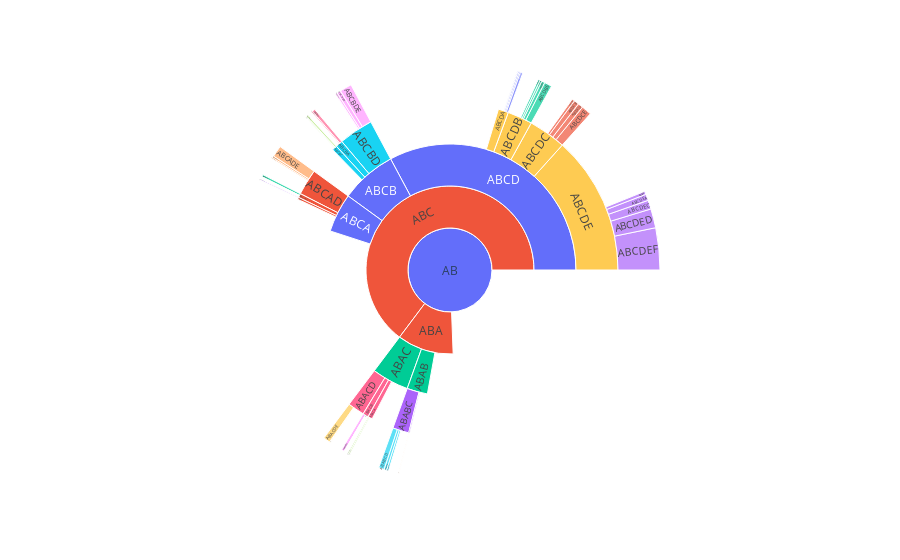

Notebook code cell kept with this figure:
### Code cell
import plotly.express as px


fig = px.sunburst(data,
    names="patterns",
    parents="prefixes",
    values="values",
    color = prefixes
)
fig.show()

### Figure 1 — Plotly figure (JSON) as saved in the notebook; plotly's stock layout.template omitted (floating-point values rounded to 4 significant figures)
{"data": [{"domain": {"x": [0, 1], "y": [0, 1]}, "hovertemplate": "patterns=%{label}<br>value=%{value}<br>prefixes=%{parent}<extra></extra>", "labels": ["AB", "ABA", "ABC", "ABAB", "ABABA", "ABABAB", "ABABAC", "ABABC", "ABABCA", "ABABCB", "ABABCD", "ABAC", "ABACA", "ABACAC", "ABACAB", "ABACAD", "ABACB", "ABACBA", "ABACBC", "ABACBD", "ABACD", "ABACDA", "ABACDC", "ABACDB", "ABACDE", "ABCA", "ABCAC", "ABCACA", "ABCACB", "ABCACD", "ABCAB", "ABCABA", "ABCABC", "ABCABD", "ABCAD", "ABCADA", "ABCADC", "ABCADB", "ABCADE", "ABCB", "ABCBA", "ABCBAC", "ABCBAB", "ABCBAD", "ABCBC", "ABCBCA", "ABCBCB", "ABCBCD", "ABCBD", "ABCBDA", "ABCBDC", "ABCBDB", "ABCBDE", "ABCD", "ABCDA", "ABCDAC", "ABCDAD", "ABCDAB", "ABCDAE", "ABCDC", "ABCDCA", "ABCDCD", "ABCDCB", "ABCDCE", "ABCDB", "ABCDBA", "ABCDBC", "ABCDBD", "ABCDBE", "ABCDE", "ABCDEA", "ABCDEC", "ABCDED", "ABCDEB", "ABCDEF"], "marker": {"colors": ["#636efa", "#EF553B", "#EF553B", "#00cc96", "#ab63fa", "#FFA15A", "#FFA15A", "#ab63fa", "#19d3f3", "#19d3f3", "#19d3f3", "#00cc96", "#FF6692", "#B6E880", "#B6E880", "#B6E880", "#FF6692", "#FF97FF", "#FF97FF", "#FF97FF", "#FF6692", "#FECB52", "#FECB52", "#FECB52", "#FECB52", "#636efa", "#EF553B", "#00cc96", "#00cc96", "#00cc96", "#EF553B", "#ab63fa", "#ab63fa", "#ab63fa", "#EF553B", "#FFA15A", "#FFA15A", "#FFA15A", "#FFA15A", "#636efa", "#19d3f3", "#FF6692", "#FF6692", "#FF6692", "#19d3f3", "#B6E880", "#B6E880", "#B6E880", "#19d3f3", "#FF97FF", "#FF97FF", "#FF97FF", "#FF97FF", "#636efa", "#FECB52", "#636efa", "#636efa", "#636efa", "#636efa", "#FECB52", "#EF553B", "#EF553B", "#EF553B", "#EF553B", "#FECB52", "#00cc96", "#00cc96", "#00cc96", "#00cc96", "#FECB52", "#ab63fa", "#ab63fa", "#ab63fa", "#ab63fa", "#ab63fa"]}, "name": "", "parents": ["", "AB", "AB", "ABA", "ABAB", "ABABA", "ABABA", "ABAB", "ABABC", "ABABC", "ABABC", "ABA", "ABAC", "ABACA", "ABACA", "ABACA", "ABAC", "ABACB", "ABACB", "ABACB", "ABAC", "ABACD", "ABACD", "ABACD", "ABACD", "ABC", "ABCA", "ABCAC", "ABCAC", "ABCAC", "ABCA", "ABCAB", "ABCAB", "ABCAB", "ABCA", "ABCAD", "ABCAD", "ABCAD", "ABCAD", "ABC", "ABCB", "ABCBA", "ABCBA", "ABCBA", "ABCB", "ABCBC", "ABCBC", "ABCBC", "ABCB", "ABCBD", "ABCBD", "ABCBD", "ABCBD", "ABC", "ABCD", "ABCDA", "ABCDA", "ABCDA", "ABCDA", "ABCD", "ABCDC", "ABCDC", "ABCDC", "ABCDC", "ABCD", "ABCDB", "ABCDB", "ABCDB", "ABCDB", "ABCD", "ABCDE", "ABCDE", "ABCDE", "ABCDE", "ABCDE"], "type": "sunburst", "values": [499, 71, 404, 20, 1, 0, 1, 16, 3, 4, 9, 44, 5, 0, 2, 2, 6, 0, 0, 5, 20, 0, 1, 1, 11, 39, 4, 0, 0, 4, 2, 0, 0, 2, 28, 0, 3, 2, 18, 55, 7, 0, 5, 2, 5, 1, 1, 3, 39, 3, 1, 6, 19, 255, 11, 1, 2, 2, 4, 38, 4, 8, 8, 16, 26, 3, 5, 3, 12, 148, 10, 14, 30, 5, 66]}], "layout": {"legend": {"tracegroupgap": 0}, "margin": {"t": 60}}}
